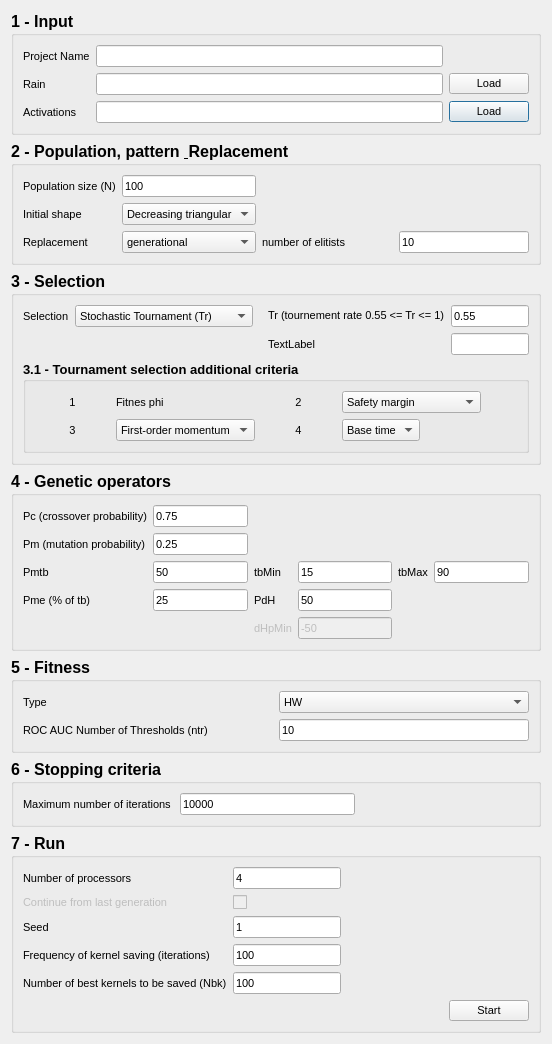
<?xml version="1.0" encoding="UTF-8"?>
<ui version="4.0">
 <class>Dialog</class>
 <widget class="QDialog" name="Dialog">
  <property name="windowModality">
   <enum>Qt::NonModal</enum>
  </property>
  <property name="geometry">
   <rect>
    <x>0</x>
    <y>0</y>
    <width>552</width>
    <height>741</height>
   </rect>
  </property>
  <property name="sizePolicy">
   <sizepolicy hsizetype="Expanding" vsizetype="Ignored">
    <horstretch>0</horstretch>
    <verstretch>0</verstretch>
   </sizepolicy>
  </property>
  <property name="contextMenuPolicy">
   <enum>Qt::PreventContextMenu</enum>
  </property>
  <property name="windowTitle">
   <string>SAKe</string>
  </property>
  <layout class="QVBoxLayout" name="verticalLayout">
   <item>
    <layout class="QVBoxLayout" name="verticalLayout_2">
     <item>
      <widget class="QGroupBox" name="groupBox">
       <property name="font">
        <font>
         <pointsize>12</pointsize>
         <weight>75</weight>
         <bold>true</bold>
         <kerning>false</kerning>
        </font>
       </property>
       <property name="toolTipDuration">
        <number>-1</number>
       </property>
       <property name="autoFillBackground">
        <bool>false</bool>
       </property>
       <property name="title">
        <string>1 - Input</string>
       </property>
       <property name="flat">
        <bool>false</bool>
       </property>
       <layout class="QVBoxLayout" name="verticalLayout_3" stretch="0">
        <item>
         <layout class="QGridLayout" name="gridLayout">
          <item row="2" column="1">
           <widget class="QLineEdit" name="lineEditActivation">
            <property name="font">
             <font>
              <pointsize>8</pointsize>
              <weight>50</weight>
              <bold>false</bold>
             </font>
            </property>
           </widget>
          </item>
          <item row="2" column="0">
           <widget class="QLabel" name="label_2">
            <property name="font">
             <font>
              <pointsize>8</pointsize>
              <weight>50</weight>
              <bold>false</bold>
             </font>
            </property>
            <property name="text">
             <string>Activations</string>
            </property>
           </widget>
          </item>
          <item row="2" column="2">
           <widget class="QPushButton" name="pushButton_2">
            <property name="font">
             <font>
              <pointsize>8</pointsize>
              <weight>50</weight>
              <bold>false</bold>
             </font>
            </property>
            <property name="text">
             <string>Load</string>
            </property>
           </widget>
          </item>
          <item row="1" column="2">
           <widget class="QPushButton" name="pushButton">
            <property name="font">
             <font>
              <pointsize>8</pointsize>
              <weight>50</weight>
              <bold>false</bold>
             </font>
            </property>
            <property name="text">
             <string>Load</string>
            </property>
           </widget>
          </item>
          <item row="1" column="0">
           <widget class="QLabel" name="label">
            <property name="font">
             <font>
              <pointsize>8</pointsize>
              <weight>50</weight>
              <bold>false</bold>
             </font>
            </property>
            <property name="text">
             <string>Rain</string>
            </property>
           </widget>
          </item>
          <item row="1" column="1">
           <widget class="QLineEdit" name="lineEditRain">
            <property name="font">
             <font>
              <pointsize>8</pointsize>
              <weight>50</weight>
              <bold>false</bold>
             </font>
            </property>
           </widget>
          </item>
          <item row="0" column="1">
           <widget class="QLineEdit" name="lineEditProjName">
            <property name="font">
             <font>
              <pointsize>8</pointsize>
              <weight>50</weight>
              <bold>false</bold>
             </font>
            </property>
           </widget>
          </item>
          <item row="0" column="0">
           <widget class="QLabel" name="label_12">
            <property name="font">
             <font>
              <pointsize>8</pointsize>
              <weight>50</weight>
              <bold>false</bold>
             </font>
            </property>
            <property name="text">
             <string>Project Name</string>
            </property>
           </widget>
          </item>
         </layout>
        </item>
       </layout>
      </widget>
     </item>
     <item>
      <widget class="QGroupBox" name="groupBox_3">
       <property name="font">
        <font>
         <pointsize>12</pointsize>
         <weight>75</weight>
         <bold>true</bold>
        </font>
       </property>
       <property name="title">
        <string>2 - Population, pattern &amp; Replacement</string>
       </property>
       <layout class="QVBoxLayout" name="verticalLayout_5">
        <item>
         <layout class="QGridLayout" name="gridLayout_3">
          <item row="1" column="0">
           <widget class="QLabel" name="label_8">
            <property name="font">
             <font>
              <pointsize>8</pointsize>
              <weight>50</weight>
              <bold>false</bold>
             </font>
            </property>
            <property name="text">
             <string>Population size (N)</string>
            </property>
           </widget>
          </item>
          <item row="3" column="2">
           <widget class="QLabel" name="labelnumberElitists">
            <property name="enabled">
             <bool>true</bool>
            </property>
            <property name="font">
             <font>
              <pointsize>8</pointsize>
              <weight>50</weight>
              <bold>false</bold>
             </font>
            </property>
            <property name="inputMethodHints">
             <set>Qt::ImhNone</set>
            </property>
            <property name="text">
             <string>number of elitists</string>
            </property>
           </widget>
          </item>
          <item row="3" column="0">
           <widget class="QLabel" name="label_10">
            <property name="font">
             <font>
              <pointsize>8</pointsize>
              <weight>50</weight>
              <bold>false</bold>
             </font>
            </property>
            <property name="text">
             <string>Replacement</string>
            </property>
           </widget>
          </item>
          <item row="2" column="0">
           <widget class="QLabel" name="label_9">
            <property name="font">
             <font>
              <pointsize>8</pointsize>
              <weight>50</weight>
              <bold>false</bold>
             </font>
            </property>
            <property name="text">
             <string>Initial shape</string>
            </property>
           </widget>
          </item>
          <item row="3" column="1">
           <widget class="QComboBox" name="comboBoxReplacement">
            <property name="font">
             <font>
              <pointsize>8</pointsize>
              <weight>50</weight>
              <bold>false</bold>
             </font>
            </property>
            <item>
             <property name="text">
              <string>generational</string>
             </property>
            </item>
            <item>
             <property name="text">
              <string>elitist/steady state</string>
             </property>
            </item>
           </widget>
          </item>
          <item row="2" column="1">
           <widget class="QComboBox" name="comboBoxInitialPattern">
            <property name="font">
             <font>
              <pointsize>8</pointsize>
              <weight>50</weight>
              <bold>false</bold>
             </font>
            </property>
            <item>
             <property name="text">
              <string>Decreasing triangular</string>
             </property>
            </item>
            <item>
             <property name="text">
              <string>Increasing triangular</string>
             </property>
            </item>
            <item>
             <property name="text">
              <string>Rectangular</string>
             </property>
            </item>
           </widget>
          </item>
          <item row="3" column="3">
           <widget class="QLineEdit" name="lineEditNumberElitists">
            <property name="enabled">
             <bool>true</bool>
            </property>
            <property name="font">
             <font>
              <pointsize>8</pointsize>
              <weight>50</weight>
              <bold>false</bold>
             </font>
            </property>
            <property name="text">
             <string>10</string>
            </property>
           </widget>
          </item>
          <item row="1" column="1">
           <widget class="QLineEdit" name="lineEditPopSize">
            <property name="font">
             <font>
              <pointsize>8</pointsize>
              <weight>50</weight>
              <bold>false</bold>
             </font>
            </property>
            <property name="text">
             <string>100</string>
            </property>
           </widget>
          </item>
          <item row="1" column="2">
           <spacer name="horizontalSpacer_2">
            <property name="orientation">
             <enum>Qt::Horizontal</enum>
            </property>
            <property name="sizeHint" stdset="0">
             <size>
              <width>40</width>
              <height>20</height>
             </size>
            </property>
           </spacer>
          </item>
          <item row="1" column="3">
           <spacer name="horizontalSpacer_3">
            <property name="orientation">
             <enum>Qt::Horizontal</enum>
            </property>
            <property name="sizeHint" stdset="0">
             <size>
              <width>40</width>
              <height>20</height>
             </size>
            </property>
           </spacer>
          </item>
         </layout>
        </item>
       </layout>
      </widget>
     </item>
     <item>
      <widget class="QGroupBox" name="groupBox_2">
       <property name="font">
        <font>
         <pointsize>12</pointsize>
         <weight>75</weight>
         <bold>true</bold>
        </font>
       </property>
       <property name="title">
        <string>3 - Selection</string>
       </property>
       <layout class="QVBoxLayout" name="verticalLayout_4">
        <item>
         <layout class="QGridLayout" name="gridLayout_2">
          <item row="0" column="4">
           <widget class="QLineEdit" name="lineEditPar1">
            <property name="font">
             <font>
              <pointsize>8</pointsize>
              <weight>50</weight>
              <bold>false</bold>
             </font>
            </property>
            <property name="text">
             <string>0.55</string>
            </property>
           </widget>
          </item>
          <item row="1" column="3">
           <widget class="QLabel" name="label_15">
            <property name="font">
             <font>
              <pointsize>8</pointsize>
              <weight>50</weight>
              <bold>false</bold>
             </font>
            </property>
            <property name="text">
             <string>TextLabel</string>
            </property>
           </widget>
          </item>
          <item row="0" column="3">
           <widget class="QLabel" name="label_14">
            <property name="font">
             <font>
              <pointsize>8</pointsize>
              <weight>50</weight>
              <bold>false</bold>
             </font>
            </property>
            <property name="text">
             <string>Tr (tournement rate 0.55 &lt;= Tr &lt;= 1)</string>
            </property>
           </widget>
          </item>
          <item row="0" column="1">
           <widget class="QComboBox" name="comboBoxSelection">
            <property name="font">
             <font>
              <pointsize>8</pointsize>
              <weight>50</weight>
              <bold>false</bold>
             </font>
            </property>
            <item>
             <property name="text">
              <string>Stochastic Tournament (Tr)</string>
             </property>
            </item>
            <item>
             <property name="text">
              <string>Deterministic Tournament (Ts)</string>
             </property>
            </item>
            <item>
             <property name="text">
              <string>Ranking (s)</string>
             </property>
            </item>
            <item>
             <property name="text">
              <string>Roulette</string>
             </property>
            </item>
            <item>
             <property name="text">
              <string>Ranking (p,e)</string>
             </property>
            </item>
           </widget>
          </item>
          <item row="0" column="0">
           <widget class="QLabel" name="label_13">
            <property name="font">
             <font>
              <pointsize>8</pointsize>
              <weight>50</weight>
              <bold>false</bold>
             </font>
            </property>
            <property name="text">
             <string>Selection</string>
            </property>
           </widget>
          </item>
          <item row="1" column="4">
           <widget class="QLineEdit" name="lineEditPar2">
            <property name="font">
             <font>
              <pointsize>8</pointsize>
              <weight>50</weight>
              <bold>false</bold>
             </font>
            </property>
           </widget>
          </item>
          <item row="0" column="2">
           <spacer name="horizontalSpacer_6">
            <property name="orientation">
             <enum>Qt::Horizontal</enum>
            </property>
            <property name="sizeHint" stdset="0">
             <size>
              <width>40</width>
              <height>20</height>
             </size>
            </property>
           </spacer>
          </item>
         </layout>
        </item>
        <item>
         <widget class="QGroupBox" name="groupBox_7">
          <property name="font">
           <font>
            <pointsize>10</pointsize>
           </font>
          </property>
          <property name="title">
           <string>3.1 - Tournament selection additional criteria</string>
          </property>
          <layout class="QVBoxLayout" name="verticalLayout_10">
           <item>
            <layout class="QGridLayout" name="gridLayout_6">
             <item row="0" column="2">
              <widget class="QLabel" name="label_5">
               <property name="sizePolicy">
                <sizepolicy hsizetype="Fixed" vsizetype="Preferred">
                 <horstretch>0</horstretch>
                 <verstretch>0</verstretch>
                </sizepolicy>
               </property>
               <property name="font">
                <font>
                 <pointsize>8</pointsize>
                 <weight>50</weight>
                 <bold>false</bold>
                </font>
               </property>
               <property name="text">
                <string>2</string>
               </property>
               <property name="alignment">
                <set>Qt::AlignCenter</set>
               </property>
              </widget>
             </item>
             <item row="0" column="0">
              <widget class="QLabel" name="label_3">
               <property name="sizePolicy">
                <sizepolicy hsizetype="Fixed" vsizetype="Preferred">
                 <horstretch>0</horstretch>
                 <verstretch>0</verstretch>
                </sizepolicy>
               </property>
               <property name="font">
                <font>
                 <pointsize>8</pointsize>
                 <weight>50</weight>
                 <bold>false</bold>
                </font>
               </property>
               <property name="text">
                <string>1</string>
               </property>
               <property name="alignment">
                <set>Qt::AlignCenter</set>
               </property>
              </widget>
             </item>
             <item row="0" column="1">
              <widget class="QLabel" name="order1">
               <property name="sizePolicy">
                <sizepolicy hsizetype="Fixed" vsizetype="Preferred">
                 <horstretch>0</horstretch>
                 <verstretch>0</verstretch>
                </sizepolicy>
               </property>
               <property name="font">
                <font>
                 <pointsize>8</pointsize>
                 <weight>50</weight>
                 <bold>false</bold>
                </font>
               </property>
               <property name="text">
                <string>Fitnes phi</string>
               </property>
              </widget>
             </item>
             <item row="1" column="3">
              <widget class="QComboBox" name="selectOrder3">
               <property name="sizePolicy">
                <sizepolicy hsizetype="Fixed" vsizetype="Fixed">
                 <horstretch>0</horstretch>
                 <verstretch>0</verstretch>
                </sizepolicy>
               </property>
               <property name="font">
                <font>
                 <pointsize>8</pointsize>
                 <weight>50</weight>
                 <bold>false</bold>
                </font>
               </property>
               <item>
                <property name="text">
                 <string>Base time</string>
                </property>
               </item>
              </widget>
             </item>
             <item row="0" column="3">
              <widget class="QComboBox" name="selectOrder1">
               <property name="sizePolicy">
                <sizepolicy hsizetype="Fixed" vsizetype="Fixed">
                 <horstretch>0</horstretch>
                 <verstretch>0</verstretch>
                </sizepolicy>
               </property>
               <property name="font">
                <font>
                 <pointsize>8</pointsize>
                 <weight>50</weight>
                 <bold>false</bold>
                </font>
               </property>
               <item>
                <property name="text">
                 <string>Safety margin</string>
                </property>
               </item>
               <item>
                <property name="text">
                 <string>First-order momentum</string>
                </property>
               </item>
               <item>
                <property name="text">
                 <string>Base time</string>
                </property>
               </item>
              </widget>
             </item>
             <item row="1" column="2">
              <widget class="QLabel" name="label_6">
               <property name="sizePolicy">
                <sizepolicy hsizetype="Fixed" vsizetype="Preferred">
                 <horstretch>0</horstretch>
                 <verstretch>0</verstretch>
                </sizepolicy>
               </property>
               <property name="font">
                <font>
                 <pointsize>8</pointsize>
                 <weight>50</weight>
                 <bold>false</bold>
                </font>
               </property>
               <property name="text">
                <string>4</string>
               </property>
               <property name="alignment">
                <set>Qt::AlignCenter</set>
               </property>
              </widget>
             </item>
             <item row="1" column="1">
              <widget class="QComboBox" name="selectOrder2">
               <property name="sizePolicy">
                <sizepolicy hsizetype="Fixed" vsizetype="Fixed">
                 <horstretch>0</horstretch>
                 <verstretch>0</verstretch>
                </sizepolicy>
               </property>
               <property name="font">
                <font>
                 <pointsize>8</pointsize>
                 <weight>50</weight>
                 <bold>false</bold>
                </font>
               </property>
               <item>
                <property name="text">
                 <string>First-order momentum</string>
                </property>
               </item>
               <item>
                <property name="text">
                 <string>Base time</string>
                </property>
               </item>
              </widget>
             </item>
             <item row="1" column="0">
              <widget class="QLabel" name="label_4">
               <property name="sizePolicy">
                <sizepolicy hsizetype="Fixed" vsizetype="Preferred">
                 <horstretch>0</horstretch>
                 <verstretch>0</verstretch>
                </sizepolicy>
               </property>
               <property name="font">
                <font>
                 <pointsize>8</pointsize>
                 <weight>50</weight>
                 <bold>false</bold>
                </font>
               </property>
               <property name="text">
                <string>3</string>
               </property>
               <property name="alignment">
                <set>Qt::AlignCenter</set>
               </property>
              </widget>
             </item>
            </layout>
           </item>
          </layout>
         </widget>
        </item>
       </layout>
      </widget>
     </item>
     <item>
      <widget class="QGroupBox" name="groupBox_4">
       <property name="font">
        <font>
         <pointsize>12</pointsize>
         <weight>75</weight>
         <bold>true</bold>
        </font>
       </property>
       <property name="title">
        <string>4 - Genetic operators</string>
       </property>
       <layout class="QVBoxLayout" name="verticalLayout_7">
        <item>
         <layout class="QGridLayout" name="gridLayout_4">
          <item row="2" column="2">
           <widget class="QLabel" name="labeltbMin">
            <property name="font">
             <font>
              <pointsize>8</pointsize>
              <weight>50</weight>
              <bold>false</bold>
             </font>
            </property>
            <property name="text">
             <string>tbMin</string>
            </property>
           </widget>
          </item>
          <item row="2" column="5">
           <widget class="QLineEdit" name="lineEditTbMax">
            <property name="font">
             <font>
              <pointsize>8</pointsize>
              <weight>50</weight>
              <bold>false</bold>
             </font>
            </property>
            <property name="text">
             <string>90</string>
            </property>
           </widget>
          </item>
          <item row="2" column="0">
           <widget class="QLabel" name="labelPmb">
            <property name="font">
             <font>
              <pointsize>8</pointsize>
              <weight>50</weight>
              <bold>false</bold>
             </font>
            </property>
            <property name="text">
             <string>Pmtb</string>
            </property>
           </widget>
          </item>
          <item row="2" column="3">
           <widget class="QLineEdit" name="lineEditTbMin">
            <property name="font">
             <font>
              <pointsize>8</pointsize>
              <weight>50</weight>
              <bold>false</bold>
             </font>
            </property>
            <property name="text">
             <string>15</string>
            </property>
           </widget>
          </item>
          <item row="2" column="4">
           <widget class="QLabel" name="labeltbMax">
            <property name="font">
             <font>
              <pointsize>8</pointsize>
              <weight>50</weight>
              <bold>false</bold>
             </font>
            </property>
            <property name="text">
             <string>tbMax</string>
            </property>
           </widget>
          </item>
          <item row="2" column="1">
           <widget class="QLineEdit" name="lineEditPmb">
            <property name="font">
             <font>
              <pointsize>8</pointsize>
              <weight>50</weight>
              <bold>false</bold>
             </font>
            </property>
            <property name="text">
             <string>50</string>
            </property>
           </widget>
          </item>
          <item row="0" column="4">
           <spacer name="horizontalSpacer_4">
            <property name="orientation">
             <enum>Qt::Horizontal</enum>
            </property>
            <property name="sizeHint" stdset="0">
             <size>
              <width>40</width>
              <height>20</height>
             </size>
            </property>
           </spacer>
          </item>
          <item row="0" column="0">
           <widget class="QLabel" name="label_11">
            <property name="font">
             <font>
              <pointsize>8</pointsize>
              <weight>50</weight>
              <bold>false</bold>
             </font>
            </property>
            <property name="text">
             <string>Pc (crossover probability)</string>
            </property>
           </widget>
          </item>
          <item row="4" column="1">
           <widget class="QLineEdit" name="lineEditPme">
            <property name="font">
             <font>
              <pointsize>8</pointsize>
              <weight>50</weight>
              <bold>false</bold>
             </font>
            </property>
            <property name="text">
             <string>25</string>
            </property>
           </widget>
          </item>
          <item row="0" column="1">
           <widget class="QLineEdit" name="lineEditCrossoverP">
            <property name="font">
             <font>
              <pointsize>8</pointsize>
              <weight>50</weight>
              <bold>false</bold>
             </font>
            </property>
            <property name="text">
             <string>0.75</string>
            </property>
           </widget>
          </item>
          <item row="4" column="0">
           <widget class="QLabel" name="labelPme">
            <property name="font">
             <font>
              <pointsize>8</pointsize>
              <weight>50</weight>
              <bold>false</bold>
             </font>
            </property>
            <property name="text">
             <string>Pme (% of tb) </string>
            </property>
           </widget>
          </item>
          <item row="7" column="3">
           <widget class="QLineEdit" name="lineEditdHpMin">
            <property name="enabled">
             <bool>false</bool>
            </property>
            <property name="font">
             <font>
              <pointsize>8</pointsize>
              <weight>50</weight>
              <bold>false</bold>
             </font>
            </property>
            <property name="text">
             <string>-50</string>
            </property>
           </widget>
          </item>
          <item row="7" column="2">
           <widget class="QLabel" name="label_21">
            <property name="enabled">
             <bool>false</bool>
            </property>
            <property name="font">
             <font>
              <pointsize>8</pointsize>
              <weight>50</weight>
              <bold>false</bold>
             </font>
            </property>
            <property name="text">
             <string>dHpMin</string>
            </property>
           </widget>
          </item>
          <item row="1" column="0">
           <widget class="QLabel" name="label_17">
            <property name="font">
             <font>
              <pointsize>8</pointsize>
              <weight>50</weight>
              <bold>false</bold>
             </font>
            </property>
            <property name="text">
             <string>Pm (mutation probability)</string>
            </property>
           </widget>
          </item>
          <item row="1" column="1">
           <widget class="QLineEdit" name="lineEditMutationP">
            <property name="font">
             <font>
              <pointsize>8</pointsize>
              <weight>50</weight>
              <bold>false</bold>
             </font>
            </property>
            <property name="text">
             <string>0.25</string>
            </property>
           </widget>
          </item>
          <item row="4" column="2">
           <widget class="QLabel" name="label_22">
            <property name="font">
             <font>
              <pointsize>8</pointsize>
              <weight>50</weight>
              <bold>false</bold>
             </font>
            </property>
            <property name="text">
             <string>PdH</string>
            </property>
           </widget>
          </item>
          <item row="4" column="3">
           <widget class="QLineEdit" name="lineEditdHpMax">
            <property name="font">
             <font>
              <pointsize>8</pointsize>
              <weight>50</weight>
              <bold>false</bold>
             </font>
            </property>
            <property name="text">
             <string>50</string>
            </property>
           </widget>
          </item>
         </layout>
        </item>
       </layout>
      </widget>
     </item>
     <item>
      <widget class="QGroupBox" name="groupBox_8">
       <property name="font">
        <font>
         <pointsize>12</pointsize>
         <weight>75</weight>
         <bold>true</bold>
        </font>
       </property>
       <property name="title">
        <string>5 - Fitness</string>
       </property>
       <layout class="QVBoxLayout" name="verticalLayout_11">
        <item>
         <layout class="QGridLayout" name="gridLayout_8">
          <item row="0" column="1">
           <widget class="QComboBox" name="comboBoxFitness">
            <property name="font">
             <font>
              <pointsize>8</pointsize>
              <weight>50</weight>
              <bold>false</bold>
             </font>
            </property>
            <item>
             <property name="text">
              <string>HW</string>
             </property>
            </item>
            <item>
             <property name="text">
              <string>EW</string>
             </property>
            </item>
            <item>
             <property name="text">
              <string>AUC ROC</string>
             </property>
            </item>
           </widget>
          </item>
          <item row="0" column="0">
           <widget class="QLabel" name="label_7">
            <property name="font">
             <font>
              <pointsize>8</pointsize>
              <weight>50</weight>
              <bold>false</bold>
             </font>
            </property>
            <property name="text">
             <string>Type</string>
            </property>
           </widget>
          </item>
          <item row="1" column="1">
           <widget class="QLineEdit" name="lineEditNumberOfLines">
            <property name="enabled">
             <bool>true</bool>
            </property>
            <property name="sizePolicy">
             <sizepolicy hsizetype="Preferred" vsizetype="Fixed">
              <horstretch>0</horstretch>
              <verstretch>0</verstretch>
             </sizepolicy>
            </property>
            <property name="font">
             <font>
              <pointsize>8</pointsize>
              <weight>50</weight>
              <bold>false</bold>
             </font>
            </property>
            <property name="text">
             <string>10</string>
            </property>
           </widget>
          </item>
          <item row="1" column="0">
           <widget class="QLabel" name="labelNumberOfLines">
            <property name="font">
             <font>
              <pointsize>8</pointsize>
              <weight>50</weight>
              <bold>false</bold>
             </font>
            </property>
            <property name="text">
             <string>ROC AUC Number of Thresholds (ntr)</string>
            </property>
           </widget>
          </item>
         </layout>
        </item>
       </layout>
      </widget>
     </item>
     <item>
      <widget class="QGroupBox" name="groupBox_5">
       <property name="font">
        <font>
         <pointsize>12</pointsize>
         <weight>75</weight>
         <bold>true</bold>
        </font>
       </property>
       <property name="title">
        <string>6 - Stopping criteria</string>
       </property>
       <layout class="QVBoxLayout" name="verticalLayout_8">
        <item>
         <layout class="QHBoxLayout" name="horizontalLayout">
          <item>
           <widget class="QLabel" name="label_23">
            <property name="font">
             <font>
              <pointsize>8</pointsize>
              <weight>50</weight>
              <bold>false</bold>
             </font>
            </property>
            <property name="text">
             <string>Maximum number of iterations </string>
            </property>
           </widget>
          </item>
          <item>
           <widget class="QLineEdit" name="lineEditMaxNumIte">
            <property name="font">
             <font>
              <pointsize>8</pointsize>
              <weight>50</weight>
              <bold>false</bold>
             </font>
            </property>
            <property name="text">
             <string>10000</string>
            </property>
           </widget>
          </item>
          <item>
           <spacer name="horizontalSpacer_5">
            <property name="orientation">
             <enum>Qt::Horizontal</enum>
            </property>
            <property name="sizeHint" stdset="0">
             <size>
              <width>40</width>
              <height>20</height>
             </size>
            </property>
           </spacer>
          </item>
         </layout>
        </item>
       </layout>
      </widget>
     </item>
     <item>
      <widget class="QGroupBox" name="groupBox_6">
       <property name="font">
        <font>
         <pointsize>12</pointsize>
         <weight>75</weight>
         <bold>true</bold>
        </font>
       </property>
       <property name="title">
        <string>7 - Run</string>
       </property>
       <layout class="QVBoxLayout" name="verticalLayout_9">
        <item>
         <layout class="QGridLayout" name="gridLayout_5">
          <item row="0" column="0">
           <widget class="QLabel" name="label_24">
            <property name="font">
             <font>
              <pointsize>8</pointsize>
              <weight>50</weight>
              <bold>false</bold>
             </font>
            </property>
            <property name="text">
             <string>Number of processors</string>
            </property>
           </widget>
          </item>
          <item row="2" column="0">
           <widget class="QLabel" name="label_26">
            <property name="font">
             <font>
              <pointsize>8</pointsize>
              <weight>50</weight>
              <bold>false</bold>
             </font>
            </property>
            <property name="text">
             <string>Seed</string>
            </property>
           </widget>
          </item>
          <item row="3" column="0">
           <widget class="QLabel" name="label_27">
            <property name="font">
             <font>
              <pointsize>8</pointsize>
              <weight>50</weight>
              <bold>false</bold>
             </font>
            </property>
            <property name="text">
             <string>Frequency of kernel saving (iterations)</string>
            </property>
           </widget>
          </item>
          <item row="4" column="0">
           <widget class="QLabel" name="label_28">
            <property name="font">
             <font>
              <pointsize>8</pointsize>
              <weight>50</weight>
              <bold>false</bold>
             </font>
            </property>
            <property name="text">
             <string>Number of best kernels to be saved (Nbk)</string>
            </property>
           </widget>
          </item>
          <item row="0" column="1">
           <widget class="QLineEdit" name="lineEditNumProc">
            <property name="font">
             <font>
              <pointsize>8</pointsize>
              <weight>50</weight>
              <bold>false</bold>
             </font>
            </property>
            <property name="text">
             <string>4</string>
            </property>
           </widget>
          </item>
          <item row="4" column="1">
           <widget class="QLineEdit" name="lineEditNumBestKernelSaved">
            <property name="font">
             <font>
              <pointsize>8</pointsize>
              <weight>50</weight>
              <bold>false</bold>
             </font>
            </property>
            <property name="text">
             <string>100</string>
            </property>
           </widget>
          </item>
          <item row="2" column="1">
           <widget class="QLineEdit" name="lineEditSeed">
            <property name="font">
             <font>
              <pointsize>8</pointsize>
              <weight>50</weight>
              <bold>false</bold>
             </font>
            </property>
            <property name="text">
             <string>1</string>
            </property>
           </widget>
          </item>
          <item row="1" column="1">
           <widget class="QCheckBox" name="checkBoxContinueFromLastGen">
            <property name="enabled">
             <bool>false</bool>
            </property>
            <property name="font">
             <font>
              <pointsize>8</pointsize>
              <weight>50</weight>
              <bold>false</bold>
             </font>
            </property>
            <property name="layoutDirection">
             <enum>Qt::LeftToRight</enum>
            </property>
            <property name="text">
             <string/>
            </property>
           </widget>
          </item>
          <item row="3" column="1">
           <widget class="QLineEdit" name="lineEditFrequKerSav">
            <property name="font">
             <font>
              <pointsize>8</pointsize>
              <weight>50</weight>
              <bold>false</bold>
             </font>
            </property>
            <property name="text">
             <string>100</string>
            </property>
           </widget>
          </item>
          <item row="1" column="0">
           <widget class="QLabel" name="label_25">
            <property name="enabled">
             <bool>false</bool>
            </property>
            <property name="font">
             <font>
              <pointsize>8</pointsize>
              <weight>50</weight>
              <bold>false</bold>
             </font>
            </property>
            <property name="text">
             <string>Continue from last generation</string>
            </property>
           </widget>
          </item>
          <item row="5" column="2">
           <spacer name="horizontalSpacer">
            <property name="orientation">
             <enum>Qt::Horizontal</enum>
            </property>
            <property name="sizeHint" stdset="0">
             <size>
              <width>40</width>
              <height>20</height>
             </size>
            </property>
           </spacer>
          </item>
          <item row="5" column="3">
           <widget class="QPushButton" name="pushButtonStart">
            <property name="font">
             <font>
              <pointsize>8</pointsize>
              <weight>50</weight>
              <bold>false</bold>
             </font>
            </property>
            <property name="text">
             <string>Start</string>
            </property>
           </widget>
          </item>
         </layout>
        </item>
       </layout>
      </widget>
     </item>
    </layout>
   </item>
  </layout>
 </widget>
 <resources/>
 <connections/>
</ui>
